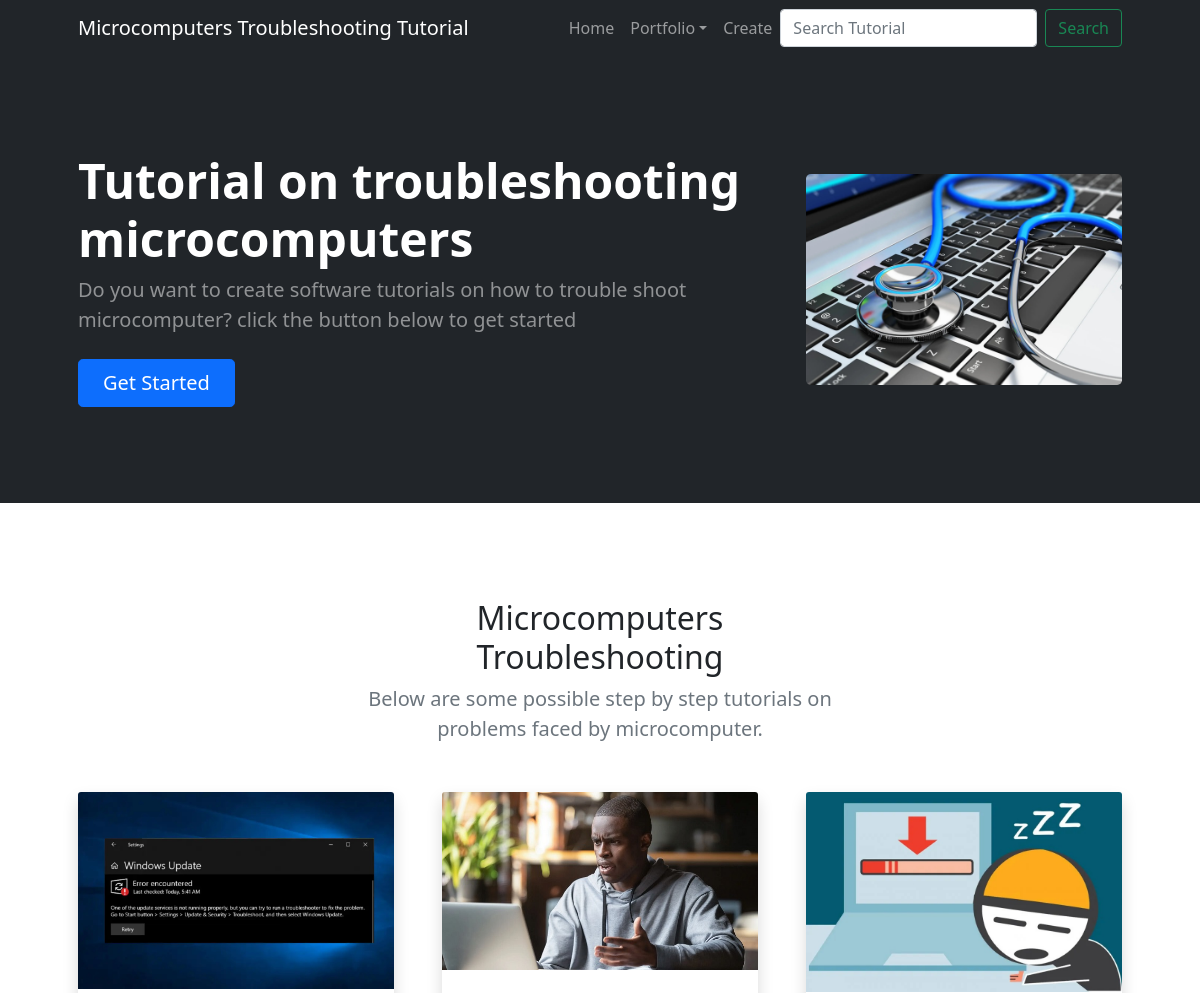
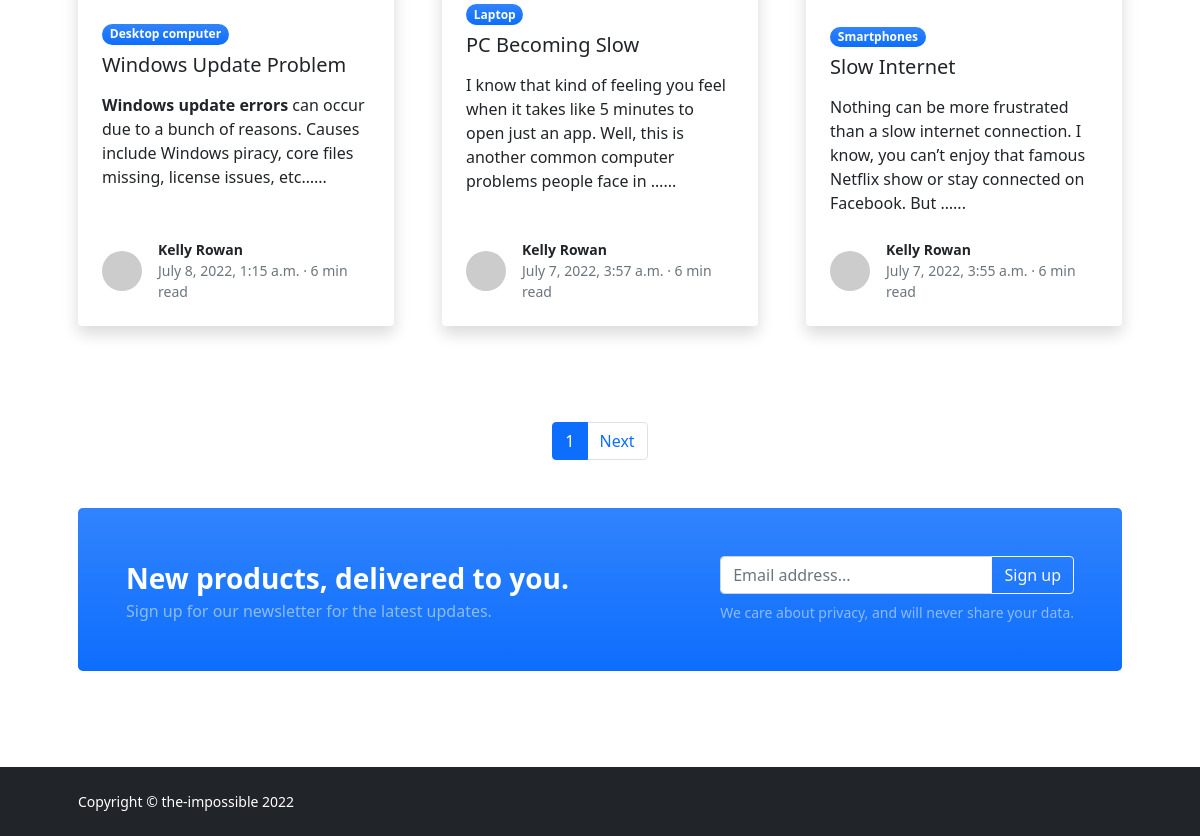
The page / on the database its author committed (2 pictures, top to bottom).
### CST_cms/models.py (models this page shows, shortened)
class Post(models.Model):
    title = models.CharField(max_length=500)
    body = RichTextField()
    post_id = models.UUIDField(default=uuid.uuid4, primary_key=True, unique=True, editable=False)
    slug = models.SlugField(unique=True)
    image = models.ImageField(upload_to='images')
    created = models.DateTimeField(auto_now_add=True)
    modified = models.DateTimeField(auto_now=True)
    category = models.ForeignKey('Category', on_delete=models.SET_NULL, blank=True, null=True)
    approval = models.BooleanField(default=False)

class Category(models.Model):
    title = models.CharField(max_length=100)
    category_id = models.UUIDField(default=uuid.uuid4, primary_key=True, unique=True, editable=False)
    slug = models.SlugField()
    def __str__(self):
        return self.title

### CST_cms/views.py (the view)
# urls.py: path('', HomeView.as_view(), name='home'),
class HomeView(ListView):
    model = Post
    template_name = "cst/index.html"
    paginate_by = 3
    def get_queryset(self):
        return Post.objects.all().order_by('-created')

### Templates/cst/index.html (shortened to what this page needs)
{% extends "base.html" %}
{% load static %}
{% block head %}
    {% include "partials/head.html" %}
{% endblock %}
{% block content %}
<body class="d-flex flex-column h-100"></body>
{% block body %}
<main class="flex-shrink-0">
    {% include "partials/nav.html" %}
    <header class="bg-dark py-5">
        <div class="container px-5">
            <div class="row gx-5 align-items-center justify-content-center">
                <div class="col-lg-8 col-xl-8 col-xxl-8">
                    <div class="my-5 text-center text-xl-start">
                        <h1 class="display-5 fw-bolder text-white mb-2">Tutorial on troubleshooting microcomputers</h1>
                        <p class="lead fw-normal text-white-50 mb-4">Do you want to create software tutorials on how to trouble shoot microcomputer? click the button below to get started</p>
                        <div class="d-grid gap-3 d-sm-flex justify-content-sm-center justify-content-xl-start">
                            <a class="btn btn-primary btn-lg px-4 me-sm-3" href="#features">Get Started</a>
                        </div>
                    </div>
                </div>
                <div class="col-xl-4 col-xxl-4 d-none d-xl-block text-center"><img class="img-fluid rounded-3 my-5" src="{% static 'images/troubleshoot.jpg' %}" alt="..." /></div>
            </div>
        </div>
    </header>
    <section class="py-5">
        <div class="container px-5 my-5">
            <div class="row gx-5 justify-content-center">
                <div class="col-lg-8 col-xl-6">
                    <div class="text-center">
                        <h2>Microcomputers Troubleshooting</h2>
                        <p class="lead fw-normal text-muted mb-5">Below are some possible step by step tutorials on problems faced by microcomputer.</p>
                    </div>
                </div>
            </div>
            <div class="row gx-5">
                {% for post in object_list  %}
                <div class="col-lg-4 mb-5">
                    <div class="card h-100 shadow border-0">
                        <img class="card-img-top" src="{% if post.image.url != '' %} {{ post.image.url }} {% else %} {% static 'images/tutorial.png' %} {% endif %} " alt="..." />
                        <div class="card-body p-4">
                            <div class="badge bg-primary bg-gradient rounded-pill mb-2">{{ post.category }}</div>
                            <a class="text-decoration-none link-dark stretched-link" href="{% url 'cst:post_details' post.slug %}"><h5 class="card-title mb-3">{{ post.title }}</h5></a>
                            <p class="card-text mb-0">{{ post.body|safe|truncatechars:150 }}...</p>
                        </div>
                        <div class="card-footer p-4 pt-0 bg-transparent border-top-0">
                            <div class="d-flex align-items-end justify-content-between">
                                <div class="d-flex align-items-center">
                                    <img class="rounded-circle me-3" src="https://dummyimage.com/40x40/ced4da/6c757d" alt="..." />
                                    <div class="small">
                                        <div class="fw-bold">Kelly Rowan</div>
                                        <div class="text-muted">{{ post.created }} &middot; 6 min read</div>
                                    </div>
                                </div>
                            </div>
                        </div>
                    </div>
                </div>
                {% endfor %}
            </div>
            {% if is_paginated %}
            <div class="bootstrap-pagination mt-5">
                <nav>
                    <ul class="pagination justify-content-center">
                        <li class="page-item active"><a class="page-link" href="?page={{ page_obj.number }}">{{ page_obj.number }}</a>
                        </li>
                        {% if page_obj.has_next %}
                        <li class="page-item"><a class="page-link" href="?page={{ page_obj.next_page_number }}">Next</a>
                        </li>
                        {% endif %}
                    </ul>
                </nav>
            </div>
            {% endif %}
            <aside class="bg-primary bg-gradient rounded-3 p-4 p-sm-5 mt-5">
                <div class="d-flex align-items-center justify-content-between flex-column flex-xl-row text-center text-xl-start">
                    <div class="mb-4 mb-xl-0">
                        <div class="fs-3 fw-bold text-white">New products, delivered to you.</div>
                        <div class="text-white-50">Sign up for our newsletter for the latest updates.</div>
                    </div>
                    <div class="ms-xl-4">
                        <div class="input-group mb-2">
                            <input class="form-control" type="text" placeholder="Email address..." aria-label="Email address..." aria-describedby="button-newsletter" />
                            <button class="btn btn-outline-light" id="button-newsletter" type="button">Sign up</button>
                        </div>
                        <div class="small text-white-50">We care about privacy, and will never share your data.</div>
                    </div>
                </div>
            </aside>
        </div>
    </section>
</main>
{% endblock %}
{% include "partials/footer.html" %}
</body>
{% endblock %}

### Templates/base.html (shortened to what this page needs)
<!DOCTYPE html>
<html lang="en">
	<head>
    	{% block head %} {% endblock %}
	</head>
	{% block content %}{% endblock %}
</html>

### Templates/partials/head.html (shortened to what this page needs)
{% load static %}
<link href="https://cdn.jsdelivr.net/npm/bootstrap-icons@1.5.0/font/bootstrap-icons.css" rel="stylesheet" />
<link href="{% static 'css/styles.css' %}" rel="stylesheet" />

### Templates/partials/nav.html (shortened to what this page needs)
<nav class="navbar navbar-expand-lg navbar-dark bg-dark sticky-top">
    <div class="container px-5">
        <a class="navbar-brand" href="{% url 'cst:home' %}">Microcomputers Troubleshooting Tutorial</a>
        <div class="collapse navbar-collapse" id="navbarSupportedContent">
            <ul class="navbar-nav ms-auto mb-2 mb-lg-0">
                <li class="nav-item"><a class="nav-link" href="{% url 'cst:home' %}">Home</a></li>
                <li class="nav-item dropdown">
                    <a class="nav-link dropdown-toggle" id="navbarDropdownPortfolio" href="#" role="button" data-bs-toggle="dropdown" aria-expanded="false">Portfolio</a>
                </li>
                <li class="nav-item"><a class="nav-link" href="{% url 'cst:create_post' %}">Create</a></li>
            </ul>
            <form class="d-flex" role="search">
                <input class="form-control me-2" type="search" placeholder="Search Tutorial" aria-label="Search">
                <button class="btn btn-outline-success" type="submit">Search</button>
            </form>
        </div>
    </div>
</nav>

### Templates/partials/footer.html (shortened to what this page needs)
<footer class="bg-dark py-4 mt-auto">
    <div class="container px-5">
        <div class="row align-items-center justify-content-between flex-column flex-sm-row">
            <div class="col-auto"><div class="small m-0 text-white">Copyright &copy; the-impossible 2022</div></div>
        </div>
    </div>
</footer>

### Templates/partials/script.html (shortened to what this page needs)
{% load static %}

### rows shown on the page
Post: image (picture), category "Desktop computer", title "Windows Update Problem", body "Windows update errors can occur due to a bunch of reasons. Causes include Windows piracy, core files missing, license issues, etc…", created "July 8, 2022, 1:15 a.m."
Post: image (picture), category "Laptop", title "PC Becoming Slow", body "I know that kind of feeling you feel when it takes like 5 minutes to open just an app. Well, this is another common computer problems people face in …", created "July 7, 2022, 3:57 a.m."
Post: image (picture), category "Smartphones", title "Slow Internet", body "Nothing can be more frustrated than a slow internet connection. I know, you can’t enjoy that famous Netflix show or stay connected on Facebook. But …", created "July 7, 2022, 3:55 a.m."

### other values the page prints
{{ page_obj.number }} "1"
